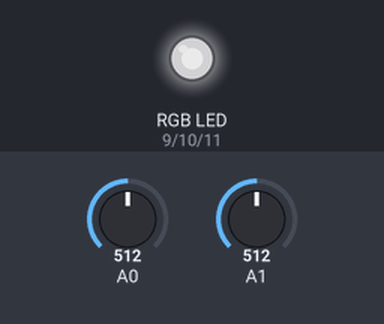
This sketch was run on a simulated Arduino Uno, built with avr-gcc and run on an emulated ATmega328P. Parts: an RGB LED mixed from three pins (HIGH = lit). The test bench sets the inputs (shaded band); at power-on: A0 = 512, A1 = 512. Dim RGB values are drawn brighter than linear.

Above: at 1.3 s.
1.4 s: A0 set to 716
At 1.9 s:
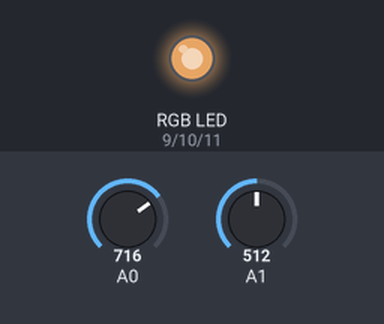
3.0 s: A1 set to 716
At 4.2 s:
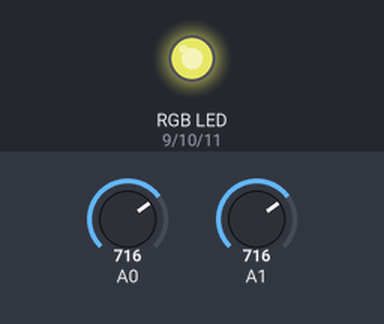
4.5 s: A0 set to 900
At 5.5 s:
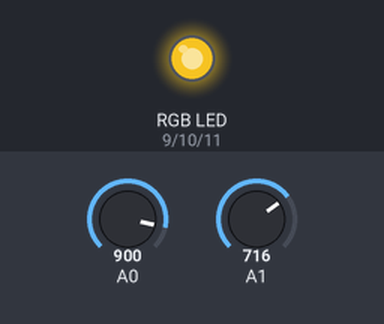
6.0 s: A1 set to 900
At 6.7 s:
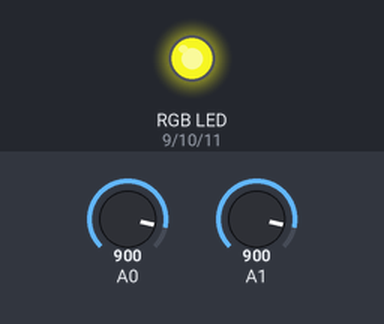
7.5 s: A0 set to 1023
At 7.9 s:
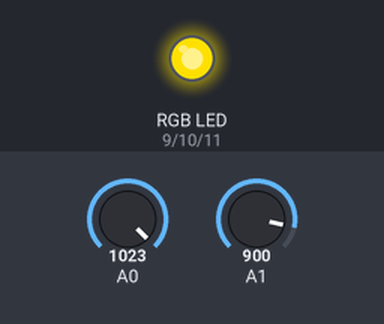
9.0 s: A1 set to 511
At 10.2 s:
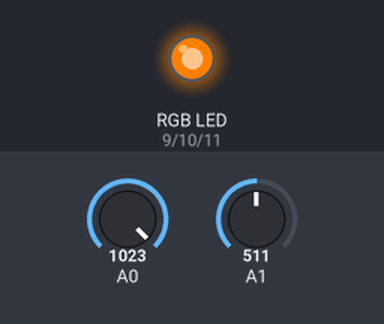
Timing chart, 0 to 11.5 s (numbered marks = the images above; inputs shaded):
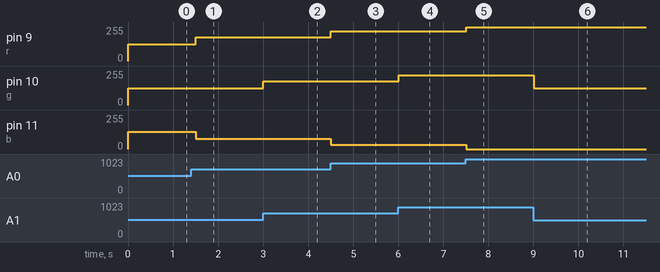

Measured:
- after the input at 1.4 s, pin 9 (r): 127/255 → 178/255 after 0.10 s; pin 11 (b): 128/255 → 77/255 after 0.10 s
- after the input at 3.0 s, pin 10 (g): 127/255 → 178/255 at once
- after the input at 4.5 s, pin 9 (r): 178/255 → 224/255 at once; pin 11 (b): 77/255 → 31/255 at once
- after the input at 6.0 s, pin 10 (g): 178/255 → 224/255 at once
- after the input at 7.5 s, pin 9 (r): 224/255 → 255/255 at once; pin 11 (b): 31/255 → 0/255 at once
- after the input at 9.0 s, pin 10 (g): 224/255 → 127/255 at once

The sketch:

joystick_color.ino
```cpp
int r=9; // Broche PWM pour le rouge (R)
int g=10;// Broche PWM pour le vert (G)
int b=11;// Broche PWM pour le bleu (B)
void setup(){
  // Serial.begin(9600);// Communication série pour le débogage
  pinMode(r, OUTPUT);// Configure les broches en sortie
  pinMode(g, OUTPUT);
  pinMode(b, OUTPUT);
}
void loop(){
  int x= analogRead(A0);// Lit l'axe X (0-1023)
  int y= analogRead(A1);// Lit l'axe Y (0-1023)
  int mapeoX=map(x,0,1023,0,255);// Convertit X en 0-255 (pour le rouge)
  int mapeoY=map(y,0,1023,0,255);// Convertit Y en 0-255 (pour le vert)
  int mapeoXn=map(x,0,1023,255,0);// Convertit X en 255-0 (pour le bleu, inversé)
  analogWrite(r,mapeoX);// Contrôle le rouge// Contrôle le vert// Contrôle le bleu (inversé)
  analogWrite(g,mapeoY);// Contrôle le vert// Contrôle le bleu (inversé)
  analogWrite(b,mapeoXn);// Contrôle le bleu (inversé)
  // Serial.print("mapeox");
  // Serial.print("\t");
  // Serial.print("mapeoy");
  // Serial.print("\t");
  // Serial.println("mapeoxn");
  // Serial.print(mapeoX);
  // Serial.print("\t");
  // Serial.print(mapeoY);
  // Serial.print("\t");
  // Serial.println(mapeoXn);
  delay(500);
}
```
